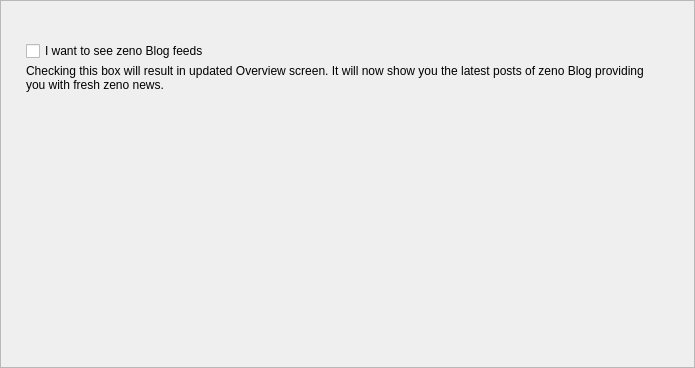
<?xml version="1.0" encoding="UTF-8"?>
<ui version="4.0">
 <class>PrivacyFrame</class>
 <widget class="QFrame" name="PrivacyFrame">
  <property name="geometry">
   <rect>
    <x>0</x>
    <y>0</y>
    <width>695</width>
    <height>368</height>
   </rect>
  </property>
  <property name="windowTitle">
   <string>Frame</string>
  </property>
  <property name="frameShape">
   <enum>QFrame::StyledPanel</enum>
  </property>
  <property name="frameShadow">
   <enum>QFrame::Raised</enum>
  </property>
  <layout class="QVBoxLayout" name="verticalLayout_3">
   <property name="spacing">
    <number>0</number>
   </property>
   <property name="leftMargin">
    <number>25</number>
   </property>
   <property name="topMargin">
    <number>40</number>
   </property>
   <property name="rightMargin">
    <number>49</number>
   </property>
   <item>
    <widget class="QWidget" name="widget_2" native="true">
     <property name="sizePolicy">
      <sizepolicy hsizetype="Preferred" vsizetype="Fixed">
       <horstretch>0</horstretch>
       <verstretch>0</verstretch>
      </sizepolicy>
     </property>
     <property name="minimumSize">
      <size>
       <width>0</width>
       <height>70</height>
      </size>
     </property>
     <property name="maximumSize">
      <size>
       <width>16777215</width>
       <height>70</height>
      </size>
     </property>
     <layout class="QVBoxLayout" name="verticalLayout_2" stretch="0,1">
      <property name="spacing">
       <number>3</number>
      </property>
      <property name="leftMargin">
       <number>0</number>
      </property>
      <property name="topMargin">
       <number>0</number>
      </property>
      <property name="rightMargin">
       <number>0</number>
      </property>
      <property name="bottomMargin">
       <number>0</number>
      </property>
      <item>
       <widget class="QCheckBox" name="m_newsCheck">
        <property name="text">
         <string>I want to see zeno Blog feeds</string>
        </property>
       </widget>
      </item>
      <item alignment="Qt::AlignTop">
       <widget class="WalletGui::WalletSmallGrayTextLabel" name="m_embeddedHelperLabel">
        <property name="text">
         <string>Checking this box will result in updated Overview screen. It will now show you the latest posts of zeno Blog providing you with fresh zeno news.</string>
        </property>
        <property name="alignment">
         <set>Qt::AlignLeading|Qt::AlignLeft|Qt::AlignTop</set>
        </property>
        <property name="wordWrap">
         <bool>true</bool>
        </property>
        <property name="indent">
         <number>0</number>
        </property>
       </widget>
      </item>
     </layout>
    </widget>
   </item>
   <item>
    <spacer name="verticalSpacer">
     <property name="orientation">
      <enum>Qt::Vertical</enum>
     </property>
     <property name="sizeHint" stdset="0">
      <size>
       <width>20</width>
       <height>171</height>
      </size>
     </property>
    </spacer>
   </item>
  </layout>
 </widget>
 <customwidgets>
  <customwidget>
   <class>WalletGui::WalletSmallGrayTextLabel</class>
   <extends>QLabel</extends>
   <header>Gui/Common/WalletTextLabel.h</header>
  </customwidget>
 </customwidgets>
 <resources/>
 <connections/>
</ui>
